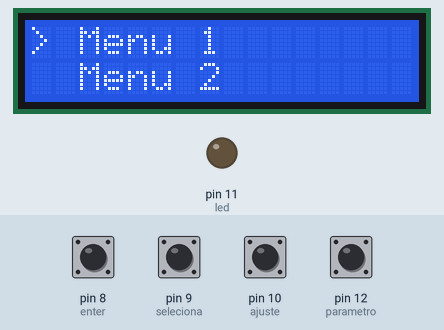
Recording of a sketch running on a simulated Arduino Uno, built with avr-gcc and run on an emulated ATmega328P. On the bench: 16×2 character LCD, output pins drawn as LEDs (lit = HIGH). The test bench sets the inputs (shaded band); at power-on: pin 8 (enter), pin 9 (seleciona), pin 10 (ajuste), pin 12 (parametro) HIGH.

Above: at 1.2 s.
1.3 s: pin 8 (enter) pulled LOW for 0.15 s
At 2.1 s:
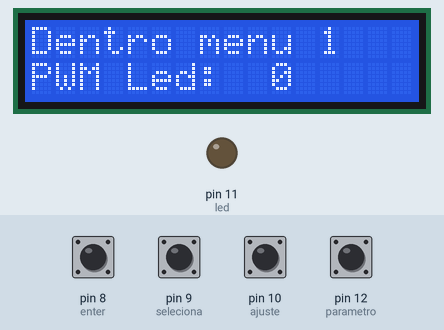
2.9 s: pin 9 (seleciona) pulled LOW for 0.15 s
At 3.3 s:
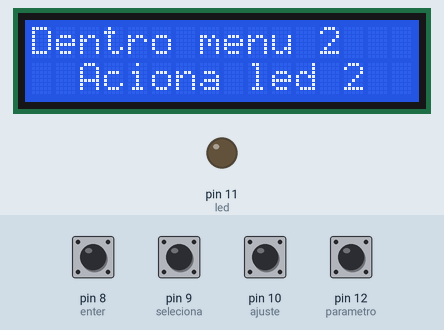
4.5 s: pin 8 (enter) pulled LOW for 1 s
At 6.7 s:
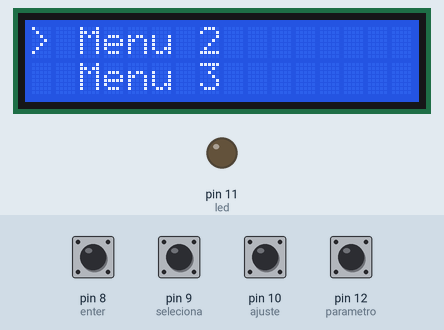
7.0 s: pin 9 (seleciona) pulled LOW for 1 s
At 8.8 s:
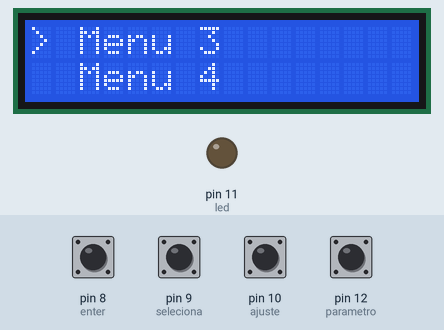
Timing chart, 0 to 10.3 s (numbered marks = the images above; inputs shaded):
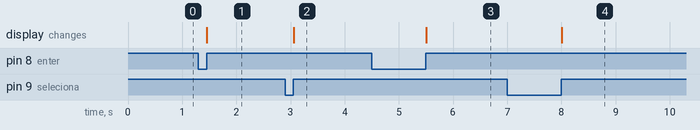

The sketch:

LCDAjusteInteligente.ino
```cpp
/*

            Este programa tem a funçãode utilizar o código já feito na aula "LCD_MenuLista" para, agora, fazer um ajuste inteligente do menu e de um pwm no menu1. Enquanto
     houver o ajuste, o parâmetro a ser ajustado irá piscar. Para isso serão adicionados dois botões.

            NA simulação e na prática o circuito e o programa funcionaram perfeitamente.

*/

//Inclusão de bibliotecas
#include <LiquidCrystal.h>

// Mapeamento de hardware
LiquidCrystal disp(2,   // RS
                   3,   // E
                   4,   // D4
                   5,   // D5
                   6,   // D6
                   7);  // D7

#define   enter       8
#define   seleciona   9
#define   ajuste      10
#define   parametro   12
#define   led         11

// Protótipo de funções auxiliares
void leitura_Botoes();
void leitura_Botoes2();
void imprime_Display();
void entra_Menus();
void menu1();
void menu2();
void menu3();
void menu4();
void menu5();
void pisca_Ajuste();

// Variáveis auxiliares
boolean flagBE = 0,
        flagBS = 0,
        flagBA = 0,
        flagBP = 0,
        entraMenu = 0,
        entraAjuste = 0;

int menu = 0x01,
    pwm = 0x00;


// Função de inicialização
void setup() {

    pinMode(enter, INPUT_PULLUP);
    pinMode(seleciona, INPUT_PULLUP);
    pinMode(ajuste, INPUT_PULLUP);
    pinMode(parametro, INPUT_PULLUP);
    pinMode(led, OUTPUT);

    digitalWrite(led, LOW);

    disp.begin(16,2);
    disp.clear();
} // end void setup


// Função de execução
void loop() {

    leitura_Botoes();
    if(entraMenu)
        entra_Menus();
    else
       imprime_Display();
} // end void loop


// Funções auxiliares


void leitura_Botoes(){

    if(!digitalRead(enter))   flagBE = 1;
    if(!digitalRead(seleciona))   flagBS = 1;


    if(digitalRead(seleciona) && flagBS){

        flagBS = 0;

        menu++;

        entraAjuste = 0;                      // Desliga ajuste de parâmetros

        if(menu > 0x05) menu = 0x01;

        disp.clear();
    } // end if digitalRead(seleciona) && flagBS

    if(digitalRead(enter) && flagBE){

        flagBE = 0;

        entraMenu = !entraMenu;

        entraAjuste = 0;                      // Desliga ajuste de parâmetros

        disp.clear();
    } // end if digitalRead(enter) && flagBE
} // end void leitura_Botoes

void leitura_Botoes2(){

    if(!digitalRead(ajuste))      flagBA = 1;

    if(entraAjuste)
        if(!digitalRead(parametro))
            flagBP = 1;

        if(digitalRead(ajuste) && flagBA){

            flagBA = 0;

            entraAjuste = !entraAjuste;
        } // end if ajuste

        if(digitalRead(parametro) && flagBP){

            flagBP = 0;

            pwm += 10;

            if(pwm > 255)   pwm = 0x00;
        } // end if parametro
} // end void leitura_Botoes2

void imprime_Display(){

    switch(menu){

        case 0x01:
            disp.setCursor(0, 0);
            disp.print("> ");
            disp.setCursor(2, 0);
            disp.print("Menu ");
            disp.print(menu);
            disp.setCursor(2, 1);
            disp.print("Menu ");
            disp.print(menu + 1);
            break;
        case 0x02:
            disp.setCursor(0, 0);
            disp.print("> ");
            disp.setCursor(2, 0);
            disp.print("Menu ");
            disp.print(menu);
            disp.setCursor(2, 1);
            disp.print("Menu ");
            disp.print(menu + 1);
            break;
         case 0x03:
            disp.setCursor(0, 0);
            disp.print("> ");
            disp.setCursor(2, 0);
            disp.print("Menu ");
            disp.print(menu);
            disp.setCursor(2, 1);
            disp.print("Menu ");
            disp.print(menu + 1);
            break;
          case 0x04:
            disp.setCursor(0, 0);
            disp.print("> ");
            disp.setCursor(2, 0);
            disp.print("Menu ");
            disp.print(menu);
            disp.setCursor(2, 1);
            disp.print("Menu ");
            disp.print(menu + 1);
            break;
          case 0x05:
            disp.setCursor(0, 0);
            disp.print("> ");
            disp.setCursor(2, 0);
            disp.print("Menu ");
            disp.print(menu);
            disp.setCursor(2, 1);
            disp.print("Menu ");
            disp.print(1);
            break;

    } // end switch menu
} // end void imprime_Display


void entra_Menus(){

    switch(menu){

        case 0x01:
            menu1();
            break;
        case 0x02:
            menu2();
            break;
        case 0x03:
            menu3();
            break;
        case 0x04:
            menu4();
            break;
        case 0x05:
            menu5();
            break;
    } // end switch menu
} // end void entra_Menus


void menu1(){

    leitura_Botoes2();

    disp.setCursor(0, 0);
    disp.print("Dentro menu 1");
    disp.setCursor(0, 1);
    disp.print("PWM Led: ");
    disp.setCursor(10, 1);
    disp.print(pwm);

    if(entraAjuste){

        pisca_Ajuste();
        disp.setCursor(10, 1);
        disp.print("      ");
        pisca_Ajuste();
    } // end if ajuste


    analogWrite(led, pwm);
} // end void menu1


void menu2(){

    disp.setCursor(0, 0);
    disp.print("Dentro menu 2");
    disp.setCursor(2, 1);
    disp.print("Aciona led 2");
} // end void menu2


void menu3(){

    disp.setCursor(0, 0);
    disp.print("Dentro menu 3");
    disp.setCursor(2, 1);
    disp.print("Aciona led 3");
} // end void menu3


void menu4(){

    disp.setCursor(0, 0);
    disp.print("Dentro menu 4");
    disp.setCursor(2, 1);
    disp.print("Aciona led 4");
} // end void menu4


void menu5(){

    disp.setCursor(0, 0);
    disp.print("Dentro menu 5");
    disp.setCursor(2, 1);
    disp.print("Aciona led 5");
} // end void menu5


void pisca_Ajuste(){

    for(int i=0; i < 25; i++){

        leitura_Botoes();
        leitura_Botoes2();

        delay(10);
    }
} // end void pisca_Ajuste
```

Measured:
- after the input at 1.3 s, the display: changes after 0.16 s (image 1)
- after the input at 2.9 s, the display: changes after 0.16 s (image 2)
- after the input at 4.5 s, the display: changes after 1.0 s (image 3)
- after the input at 7.0 s, the display: changes after 1.0 s (image 4)
